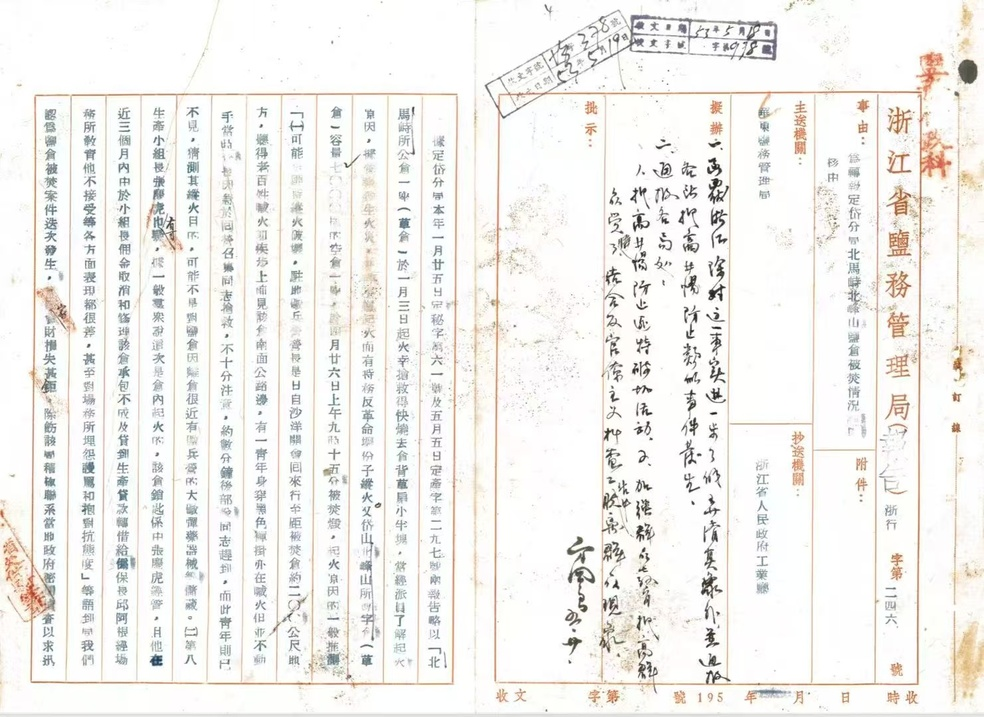
#> input picture Pictures/1.jpg, 984 x 717 px, shrunk from 1481 x 1080 before the run
$ python test_classifier.py Pictures/1.jpg
#> lines starting #> are read from the running program, lines starting #| are printed output that depends on the picture; after the words box and inside, x2 and y2 are one past the last pixel; in counts of white or black regions, pixels touching at a corner belong together
### utils/table_detector.py
"""
⚠️ DEPRECATED - 此模块已从 Font-Separate Web 应用中移除 (2025-10-08)

原因: 用户请求简化功能,仅保留手写体/印刷体分类和颜色分类

历史信息:
- 准确度: 85% (基于历史文档测试)
- 核心算法: Hough变换 + 内容密度过滤
- 代码行数: 471行
- 核心创新: 内容密度过滤(density<0.01过滤空白表格,density>0.20过滤标题框)

如需恢复此功能,请参考 git 历史记录或联系维护者。

原始文档:
表格检测模块
使用Hough变换检测直线，识别表格结构
"""
import cv2
import numpy as np
from typing import List, Tuple, Dict
import os


class TableDetector:
    """表格检测器"""

    def __init__(self, debug=False, use_simple_mode=True):
        """
        Args:
            debug: 调试模式
            use_simple_mode: 简单模式（直接按布局分离，不检测表格线）
        """
        self.debug = debug
        self.use_simple_mode = use_simple_mode

    def preprocess(self, image_path: str) -> Tuple[np.ndarray, np.ndarray, np.ndarray]:
        """
        图像预处理
        Returns:
            original: 原始彩色图像
            gray: 灰度图
            binary: 二值图
        """
        img = cv2.imread(image_path)
        if img is None:
            raise ValueError(f"无法读取图像: {image_path}")

        # 转灰度
        gray = cv2.cvtColor(img, cv2.COLOR_BGR2GRAY)

        # 二值化 - 使用Otsu自动阈值
        _, binary = cv2.threshold(gray, 0, 255, cv2.THRESH_BINARY_INV + cv2.THRESH_OTSU)

        return img, gray, binary

    def detect_lines(self, binary: np.ndarray) -> Tuple[List, List]:
        """
        检测直线（表格线）
        Returns:
            horizontal_lines: 水平线列表
            vertical_lines: 垂直线列表
        """
        # 检测水平线（大幅降低阈值以适应历史文档的模糊线条）
        horizontal_kernel = cv2.getStructuringElement(cv2.MORPH_RECT, (30, 1))  # 减小核40→30
        detect_horizontal = cv2.morphologyEx(binary, cv2.MORPH_OPEN, horizontal_kernel, iterations=1)  # 减少迭代2→1
        horizontal_lines = cv2.HoughLinesP(
            detect_horizontal,
            rho=1,
            theta=np.pi/180,
            threshold=30,       # 大幅降低阈值 50→30
            minLineLength=30,   # 降低最小长度 50→30
            maxLineGap=30       # 增加允许间隙 20→30（连接断裂线条）
        )

        # 检测垂直线
        vertical_kernel = cv2.getStructuringElement(cv2.MORPH_RECT, (1, 30))  # 减小核40→30
        detect_vertical = cv2.morphologyEx(binary, cv2.MORPH_OPEN, vertical_kernel, iterations=1)  # 减少迭代2→1
        vertical_lines = cv2.HoughLinesP(
            detect_vertical,
            rho=1,
            theta=np.pi/180,
            threshold=30,       # 大幅降低阈值 50→30
            minLineLength=30,   # 降低最小长度 50→30
            maxLineGap=30       # 增加允许间隙 20→30
        )

        if self.debug:
            h_count = len(horizontal_lines) if horizontal_lines is not None else 0
            v_count = len(vertical_lines) if vertical_lines is not None else 0
            print(f"检测到 {h_count} 条水平线, {v_count} 条垂直线")

        return horizontal_lines, vertical_lines

    def merge_nearby_lines(self, lines: np.ndarray, is_horizontal: bool, threshold: int = 15) -> List:
        """
        合并相近的线条
        Args:
            lines: 线条数组
            is_horizontal: 是否为水平线
            threshold: 合并阈值（像素）
        """
        if lines is None or len(lines) == 0:
            return []

        # 按位置排序
        if is_horizontal:
            # 水平线按y坐标排序
            lines_sorted = sorted(lines, key=lambda x: (x[0][1] + x[0][3]) / 2)
        else:
            # 垂直线按x坐标排序
            lines_sorted = sorted(lines, key=lambda x: (x[0][0] + x[0][2]) / 2)

        merged = []
        current_group = [lines_sorted[0]]

        for line in lines_sorted[1:]:
            if is_horizontal:
                # 比较y坐标
                last_y = (current_group[-1][0][1] + current_group[-1][0][3]) / 2
                curr_y = (line[0][1] + line[0][3]) / 2
                if abs(curr_y - last_y) < threshold:
                    current_group.append(line)
                else:
                    merged.append(self._average_line(current_group, is_horizontal))
                    current_group = [line]
            else:
                # 比较x坐标
                last_x = (current_group[-1][0][0] + current_group[-1][0][2]) / 2
                curr_x = (line[0][0] + line[0][2]) / 2
                if abs(curr_x - last_x) < threshold:
                    current_group.append(line)
                else:
                    merged.append(self._average_line(current_group, is_horizontal))
                    current_group = [line]

        # 添加最后一组
        merged.append(self._average_line(current_group, is_horizontal))

        return merged

    def _average_line(self, lines: List, is_horizontal: bool) -> np.ndarray:
        """计算一组线条的平均线"""
        lines_arr = np.array([line[0] for line in lines])

        if is_horizontal:
            # 水平线：取平均y坐标，x坐标取最大范围
            y_avg = int(np.mean(lines_arr[:, [1, 3]]))
            x_min = int(np.min(lines_arr[:, [0, 2]]))
            x_max = int(np.max(lines_arr[:, [0, 2]]))
            return np.array([[x_min, y_avg, x_max, y_avg]])
        else:
            # 垂直线：取平均x坐标，y坐标取最大范围
            x_avg = int(np.mean(lines_arr[:, [0, 2]]))
            y_min = int(np.min(lines_arr[:, [1, 3]]))
            y_max = int(np.max(lines_arr[:, [1, 3]]))
            return np.array([[x_avg, y_min, x_avg, y_max]])

    def calculate_content_density(self, region_img: np.ndarray, binary_img: np.ndarray,
                                   bbox: Tuple[int, int, int, int]) -> Dict:
        """
        计算区域的内容密度特征
        Args:
            region_img: 区域图像
            binary_img: 二值图
            bbox: 边界框 (x, y, w, h)
        Returns:
            密度特征字典
        """
        x, y, w, h = bbox
        roi_binary = binary_img[y:y+h, x:x+w]

        # 计算黑色像素比例（文字密度）
        total_pixels = w * h
        black_pixels = np.sum(roi_binary > 0)
        density = black_pixels / total_pixels if total_pixels > 0 else 0

        # 计算连通组件数量（文字块数量）
        num_labels, labels, stats, _ = cv2.connectedComponentsWithStats(roi_binary, connectivity=8)
        # 过滤掉太小的组件（噪点）
        valid_components = [i for i in range(1, num_labels)
                          if stats[i, cv2.CC_STAT_AREA] > 50]

        return {
            'density': density,
            'component_count': len(valid_components),
            'area': total_pixels
        }

    def classify_table_type(self, content_info: Dict, h_lines: int, v_lines: int) -> str:
        """
        根据内容密度分类表格类型
        Returns:
            'data_table': 数据表格（保留）
            'empty_table': 空白表格（过滤）
            'title_box': 标题框（过滤）
        """
        density = content_info['density']
        component_count = content_info['component_count']

        # 空白表格：密度很低，组件很少
        if density < 0.01 and component_count < 3:
            return 'empty_table'

        # 数据表格特征（优先判断）：
        # 1. 竖线很多（>12）且组件很多（>300）→ 多列数据表格
        if v_lines > 12 and component_count > 300:
            return 'data_table'

        # 2. 横线很多（>15）→ 多行表格
        if h_lines > 15:
            return 'data_table'

        # 3. 横竖线都较多（横>8 且竖>15）
        if h_lines > 8 and v_lines > 15:
            return 'data_table'

        # 标题框判断（注意：标题框也需要保留，只是名称叫title_box）
        # 实际上所有带框线的区域都应该保留（表格+标题框）
        # 真正要过滤的是：组件少且线条很少的纯手写批注区域

        # 过滤条件：组件少（<100）且横线很少（<5）且竖线很少（<5）
        # → 这是纯手写批注，没有明显的表格结构
        if component_count < 100 and h_lines < 5 and v_lines < 5:
            return 'title_box'

        # 默认当作数据表格（宽松策略，避免漏检）
        return 'data_table'

    def find_table_regions(self, h_lines: List, v_lines: List, img_shape: Tuple,
                          binary_img: np.ndarray = None) -> List[Dict]:
        """
        根据横竖线找到表格区域
        使用聚类方法识别独立的表格区域，并根据内容密度过滤
        Args:
            h_lines: 水平线列表
            v_lines: 垂直线列表
            img_shape: 图像尺寸
            binary_img: 二值图（用于内容密度分析）
        Returns:
            表格区域列表 [{'bbox': (x, y, w, h), 'type': 'table'}]
        """
        if not h_lines or not v_lines:
            return []

        # 找到所有交叉点
        intersections = []
        for h_line in h_lines:
            x1, y1, x2, y2 = h_line[0]
            for v_line in v_lines:
                x3, y3, x4, y4 = v_line[0]
                # 检查是否相交
                if x3 >= x1 and x3 <= x2 and y1 >= y3 and y1 <= y4:
                    intersections.append((x3, y1, h_line, v_line))

        if len(intersections) < 4:  # 至少需要4个交点才能形成表格
            return []

        # 使用间隙分析找到表格区域
        # 1. 按垂直线的x坐标排序
        v_xs = sorted([v_line[0][0] for v_line in v_lines])

        # 2. 计算相邻垂直线之间的间隙
        gaps = []
        for i in range(len(v_xs) - 1):
            gap = v_xs[i + 1] - v_xs[i]
            gaps.append((i, gap, v_xs[i], v_xs[i + 1]))

        # 3. 找到最大间隙作为分界点（分隔不同区域）
        if len(gaps) > 0:
            # 按间隙大小排序
            gaps_sorted = sorted(gaps, key=lambda x: x[1], reverse=True)

            # 找到明显的大间隙（超过平均间隙的2倍）
            avg_gap = sum(g[1] for g in gaps) / len(gaps)
            large_gaps = [g for g in gaps_sorted if g[1] > avg_gap * 2 and g[1] > 80]

            if self.debug and large_gaps:
                print(f"发现 {len(large_gaps)} 个大间隙（平均间隙={avg_gap:.1f}px）")
                for idx, gap, x1, x2 in large_gaps[:3]:
                    print(f"  间隙 {idx}: {gap:.0f}px at x={x1:.0f}-{x2:.0f}")

            # 根据大间隙分割区域
            merged_regions = []
            if large_gaps:
                # 取第一个大间隙作为分界点
                split_gap = large_gaps[0]
                split_x = split_gap[3]  # 间隙结束位置

                # 左侧区域（第一个大间隙之前）
                left_v_xs = [x for x in v_xs if x < split_x]
                if len(left_v_xs) >= 3:
                    merged_regions.append((min(left_v_xs), max(left_v_xs), len(left_v_xs)))

                # 右侧区域（第一个大间隙之后）
                right_v_xs = [x for x in v_xs if x >= split_x]
                if len(right_v_xs) >= 3:
                    merged_regions.append((min(right_v_xs), max(right_v_xs), len(right_v_xs)))
            else:
                # 没有明显间隙，整个区域是一个表格
                merged_regions.append((min(v_xs), max(v_xs), len(v_xs)))

            if self.debug:
                print(f"发现 {len(merged_regions)} 个表格区域")
        else:
            merged_regions = []

        tables = []

        # 4. 为每个密集区域创建表格
        for region_start, region_end, line_count in merged_regions:
            # 提取该区域的垂直线
            region_v_lines = [v for v in v_lines
                            if region_start <= v[0][0] <= region_end]

            if len(region_v_lines) >= 3:  # 至少3条垂直线
                # 提取该区域的水平线
                region_h_lines = self._filter_h_lines_for_region(
                    h_lines, region_start, region_end, img_shape
                )

                if len(region_h_lines) >= 2:  # 至少2条水平线
                    table = self._create_table_from_lines(
                        region_h_lines, region_v_lines, img_shape
                    )
                    tables.append(table)
                    if self.debug:
                        print(f"  区域 [{region_start:.0f}, {region_end:.0f}]: "
                              f"{len(region_v_lines)}条竖线, {len(region_h_lines)}条横线")

        # 如果提供了二值图，进行内容密度过滤
        if binary_img is not None and len(tables) > 0:
            filtered_tables = []
            for table in tables:
                x, y, w, h = table['bbox']
                # 确保bbox在图像范围内
                x = max(0, min(x, img_shape[1] - 1))
                y = max(0, min(y, img_shape[0] - 1))
                w = min(w, img_shape[1] - x)
                h = min(h, img_shape[0] - y)

                if w > 0 and h > 0:
                    # 创建临时区域图像用于密度分析
                    region_img = np.zeros((h, w, 3), dtype=np.uint8)
                    content_info = self.calculate_content_density(
                        region_img, binary_img, (x, y, w, h)
                    )

                    table_type = self.classify_table_type(
                        content_info,
                        table['h_lines'],
                        table['v_lines']
                    )

                    table['table_type'] = table_type
                    table['content_density'] = content_info['density']
                    table['component_count'] = content_info['component_count']

                    # 只保留数据表格
                    if table_type == 'data_table':
                        filtered_tables.append(table)
                    elif self.debug:
                        print(f"过滤掉 {table_type}: 密度={content_info['density']:.3f}, "
                              f"组件={content_info['component_count']}")

            return filtered_tables

        return tables

    def _filter_h_lines_for_region(self, h_lines: List, x_min: int, x_max: int, img_shape: Tuple) -> List:
        """过滤出指定x范围内的水平线"""
        filtered = []
        for h_line in h_lines:
            x1, y1, x2, y2 = h_line[0]
            # 只要线条有任何部分在x范围内就保留
            if (x1 <= x_max and x2 >= x_min):  # 有重叠即可
                filtered.append(h_line)
        return filtered

    def _create_table_from_lines(self, h_lines: List, v_lines: List, img_shape: Tuple) -> Dict:
        """从线条创建表格区域"""
        # 收集垂直线的x坐标和水平线的y坐标
        v_xs = [v_line[0][0] for v_line in v_lines]  # 只取x坐标（垂直线位置）
        h_ys = [h_line[0][1] for h_line in h_lines]  # 只取y坐标（水平线位置）

        # 同时收集垂直线的y范围和水平线的x范围
        v_y_min = min([v_line[0][1] for v_line in v_lines])
        v_y_max = max([v_line[0][3] for v_line in v_lines])
        h_x_min = min([h_line[0][0] for h_line in h_lines])
        h_x_max = max([h_line[0][2] for h_line in h_lines])

        # x范围：取垂直线的min/max
        x_min = min(v_xs)
        x_max = max(v_xs)

        # y范围：取水平线的min/max
        y_min = min(h_ys)
        y_max = max(h_ys)

        # 扩大边距以包含外框线条的宽度和可能遗漏的边缘
        margin = 30  # 增加边距从10→30像素
        x_min = max(0, x_min - margin)
        y_min = max(0, y_min - margin)
        x_max = min(img_shape[1], x_max + margin)
        y_max = min(img_shape[0], y_max + margin)

        return {
            'bbox': (x_min, y_min, x_max - x_min, y_max - y_min),
            'type': 'table',
            'h_lines': len(h_lines),
            'v_lines': len(v_lines)
        }

    def separate_and_save(self, image_path: str, output_dir: str) -> Dict:
        """
        分离表格和非表格区域并保存
        """
        # 预处理
        original_img, gray, binary = self.preprocess(image_path)
#> in preprocess, img is the input picture: shape (717, 984, 3); mean B, G, R 237.9, 240.9, 242.2
#> in preprocess, `gray = cv2.cvtColor(img, cv2.COLOR_BGR2GRAY)`:
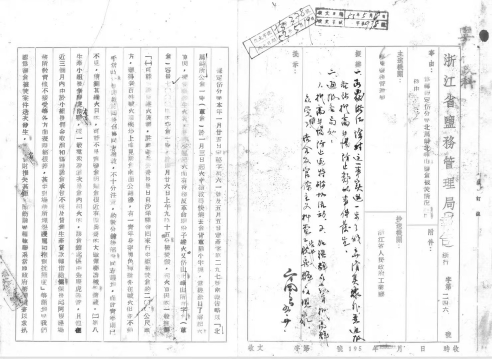
#> gray: shape (717, 984) (shown at 1/2 size); min 18, max 255, mean 241
#> in preprocess, `_, binary = cv2.threshold(gray, 0, 255, cv2.THRESH_BINARY_INV + cv2.TH..`:
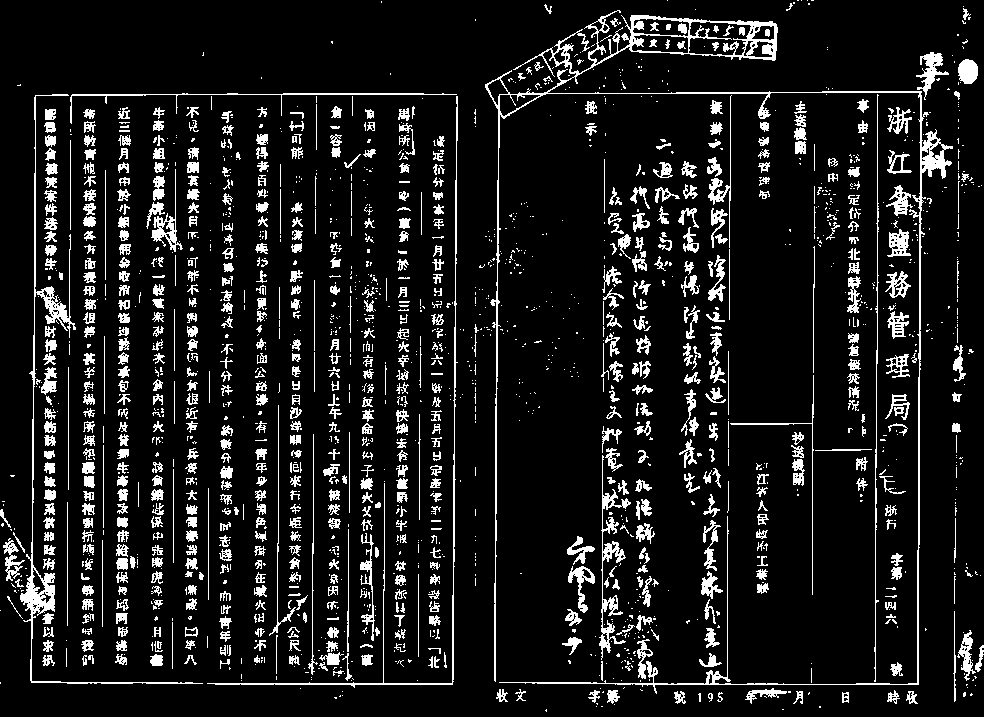
#> binary: shape (717, 984); 10.5% white in thin lines or dots
        h, w = original_img.shape[:2]

        # 检测线条
        h_lines, v_lines = self.detect_lines(binary)
#> in detect_lines, `detect_horizontal = cv2.morphologyEx(binary, cv2.MORPH_OPEN, horizonta..`:
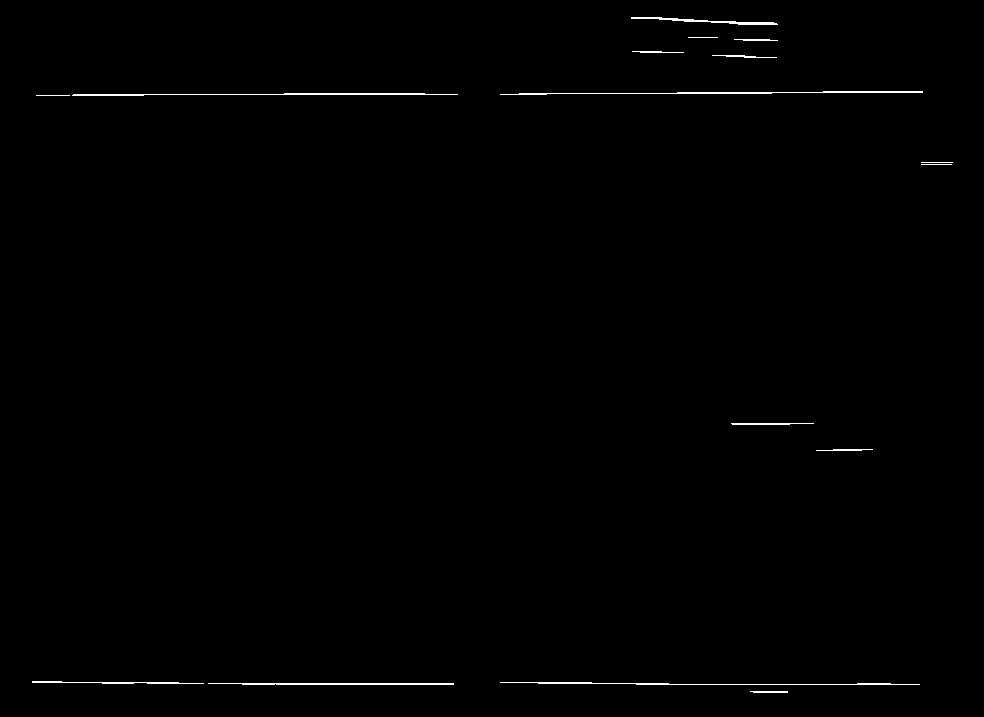
#> detect_horizontal: shape (717, 984); 0.5% white in thin lines or dots, all inside (x1, y1, x2, y2) = (32, 17, 953, 693)
#> in detect_lines, `horizontal_lines = cv2.HoughLinesP( detect_horizontal, rho=1, theta=np..`: horizontal_lines = 31 rows, first 6: [102, 683, 453, 683], [636, 684, 919, 684], [500, 94, 546, 94], [519, 93, 771, 93], [677, 92, 922, 92], [32, 682, 178, 682]
#> in detect_lines, `detect_vertical = cv2.morphologyEx(binary, cv2.MORPH_OPEN, vertical_ke..`:
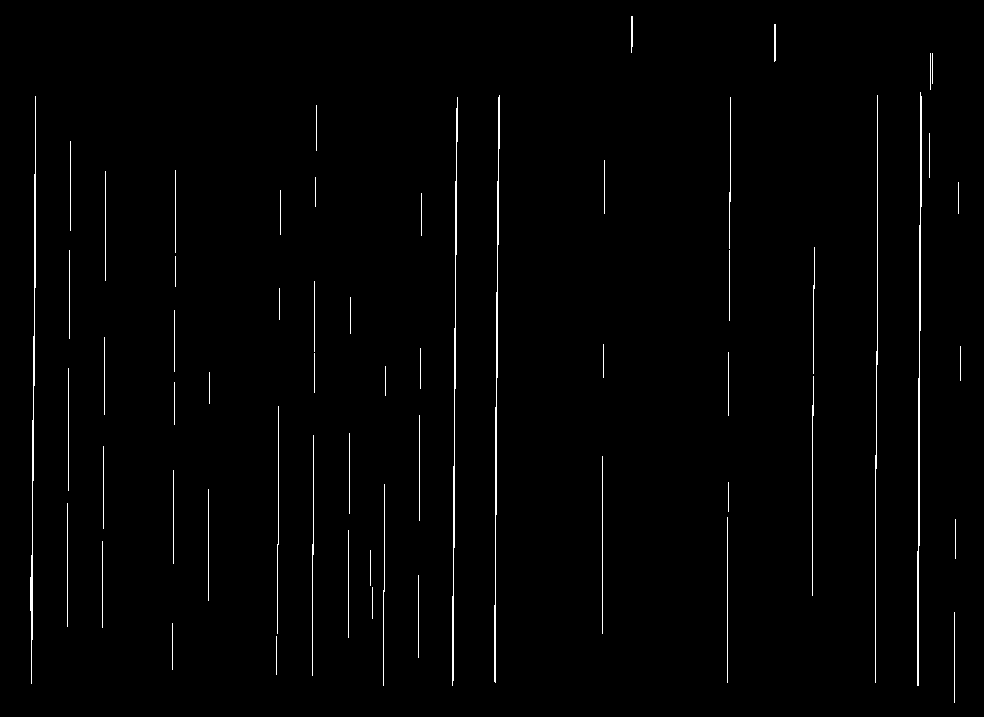
#> detect_vertical: shape (717, 984); 1.3% white in thin lines or dots
#> in detect_lines, `vertical_lines = cv2.HoughLinesP( detect_vertical, rho=1, theta=np.pi/..`: vertical_lines = 78 rows, first 6: [919, 545, 919, 225], [32, 479, 35, 251], [495, 682, 495, 407], [918, 685, 918, 378], [877, 364, 877, 95], [497, 377, 497, 181]
#> in detect_lines, `h_count = len(horizontal_lines) if horizontal_lines is not None else 0`: h_count = 31
#> (the rest of the program and of its run is left out)
